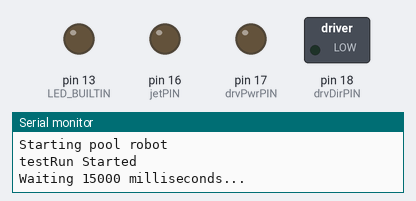
Simulated run of this sketch. Board: Arduino Uno, built with avr-gcc and run on an emulated ATmega328P. On the bench: switched loads named in the sketch (green lamp = pin HIGH), output pins drawn as LEDs (lit = HIGH), the last lines printed to the serial monitor.

Above: at 0.1 s.
At 21.1 s:
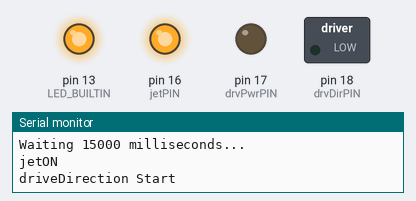
At 26.1 s:
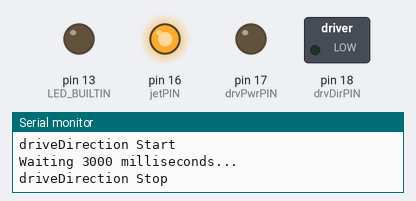
At 34.1 s:
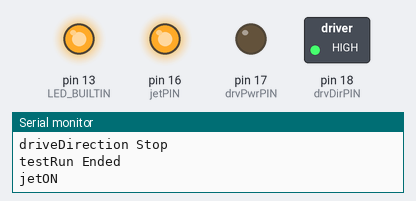
At 99.1 s:
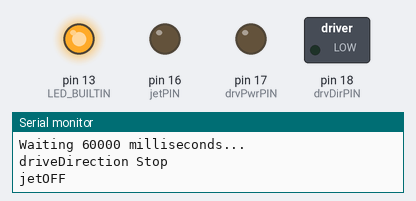
At 122.1 s:
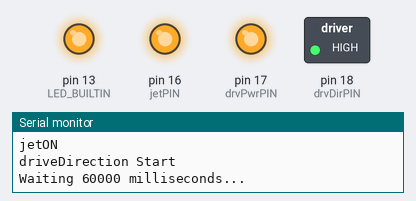
Timing chart, 0 to 123.6 s (numbered marks = the images above):
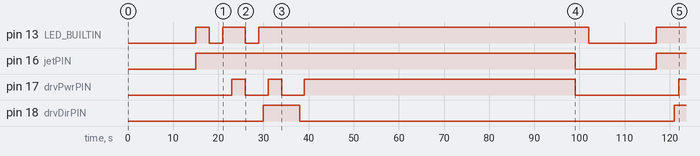

Measured:
- by itself, pin 13 (LED_BUILTIN): goes LOW 3.0 s, HIGH 5.0 s, LOW 3.0 s, HIGH 73.0 s, LOW 15.0 s, then HIGH
- by itself, pin 16 (jetPIN): HIGH → LOW at 99.0 s, → HIGH 18.0 s later
- by itself, pin 17 (drvPwrPIN): goes LOW 5.0 s, HIGH 3.0 s, LOW 5.0 s, HIGH 60.0 s, LOW 23.0 s, then HIGH
- by itself, pin 18 (drvDirPIN): HIGH → LOW at 38.0 s, → HIGH 83.0 s later

The sketch:

PoolRobot.ino
```cpp
// PoolRobot 2022
// Steven Chesser
// Steven.Chesser@twc.com
// v1.3

const int jetPIN = 16;    // Relay trigger to relay for JET motor ground wire.

const int drvPwrPIN = 17; // Relay trigger to relay for OONO Forward and Reverse Relay Module Relay.
                          // We want to cut power to the drive motor via this relay.
                          // Then once it is off, we can change the direction of this relay.
                          // Then let the relay have power again.

const int drvDirPIN = 18; // Relay trigger to OONO Forward and Reverse Relay Module Relay for direction.

const int testDrive = 3000; // Move 3 seconds

const unsigned int driveTime = 60000; // 60 seconds to drive in either direction.
                                       // This could be increased or decreased for your pool size to optimize it.

const int dropTime = 15000; // 15 seconds to drop to bottom of pool.
                            // Add more time if got A deep pool.
                            // Remove time if is it not.

const int stopTime = 3000; // 3 seconds to move after a STOP.
                           // Just A small delay of time when shutting off motors.
                           // These cheap relays most use, try to give it a little time if going to lower it.
                           // Don't just set it to zero.

const int startupDelay = 15000; // 15 second delay on startup to allow drop into water to sink to bottom.
                                // If your bot likes to float for A while before fully sinking, increase this.

// Turn on JET to push robot down and/or against wall
void jetON() {
  digitalWrite(LED_BUILTIN, HIGH);
  Serial.println("jetON");
  digitalWrite (jetPIN, HIGH);
  delay(stopTime);
  digitalWrite(LED_BUILTIN, LOW);
}

// Turn off JET to let robot drop to bottom off pool and/or switch direciton
void jetOFF() {
  digitalWrite(LED_BUILTIN, HIGH);
  Serial.println("jetOFF");
  digitalWrite (jetPIN, LOW);
  delay(stopTime);
  digitalWrite(LED_BUILTIN, LOW);
}

void driveDirection(unsigned int moveTime, int relayDir) {
  Serial.println("driveDirection Start");
  digitalWrite(LED_BUILTIN, HIGH);
  digitalWrite(drvPwrPIN, LOW); // TURN MOTOR OFF
  delay(1000);
  digitalWrite(drvDirPIN, relayDir); // Trigger relay to move in forward or reverse
  delay(1000);
  digitalWrite(drvPwrPIN, HIGH); // TURN MOTOR ON
  Serial.print("Waiting ");
  Serial.print(moveTime);
  Serial.println(" milliseconds...");
  delay(moveTime);
  digitalWrite(drvPwrPIN, LOW); // TURN MOTOR OFF
  digitalWrite(LED_BUILTIN, LOW);
  Serial.println("driveDirection Stop");
}

// Simple test of JET and Drive Motor
// Currently does not do much testing in way of things
// but could possibly use aid of some of extra sensors added
// to insure robot is moving and such?

bool testRun() {
  Serial.println("testRun Started");
  Serial.println("");
  Serial.print("Waiting ");
  Serial.print(startupDelay);
  Serial.println(" milliseconds...");
  Serial.println("");
  delay(startupDelay);
  jetON();
  delay(stopTime);
  driveDirection(testDrive, LOW);
  delay(stopTime);
  driveDirection(testDrive, HIGH);
  Serial.println("testRun Ended");
  return true;
}

// Stage up Microcontroller and relays
void setup() {
  Serial.begin(9600);
  pinMode(LED_BUILTIN, OUTPUT);
  pinMode(jetPIN, OUTPUT);
  pinMode(drvPwrPIN, OUTPUT);
  pinMode(drvDirPIN, OUTPUT);
  digitalWrite (jetPIN, LOW); // OFF
  digitalWrite (drvPwrPIN, LOW); // OFF
  digitalWrite (drvDirPIN, LOW); // OFF

  while (!Serial) delay(1);

  Serial.println("");
  Serial.println("Starting pool robot");
  Serial.println("");

  testRun();
}

// The robots controller box is providing 24 volts
// and this loop will just run until the controller box shuts off the 24 volts
// So we don't have to do anything special as once voltage is cut, the microcontroller turns off.

void loop() {
    jetON();  // Turn JET ON
    driveDirection(driveTime,LOW); // Drive forward for "driveTime" milliseconds
    jetOFF(); // Turn JET OFF to Drop/Change directions
    delay(dropTime); // Now wait for "dropTime" milliseconds
    jetON(); // Turn JET ON
    driveDirection(driveTime,HIGH); // Drive backwards for "driveTime" milliseconds
    jetOFF(); // Turn JET OFF to Drop/Change directions
    delay(dropTime); // Now wait for "dropTime" milliseconds
}
```
